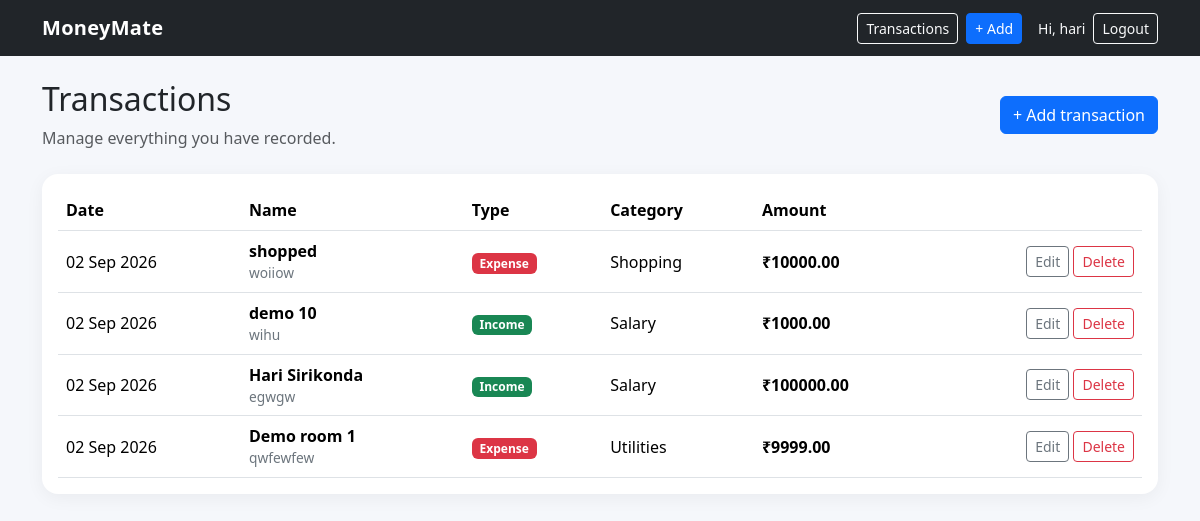
The page /transactions/ (signed in) on the database as committed earlier.
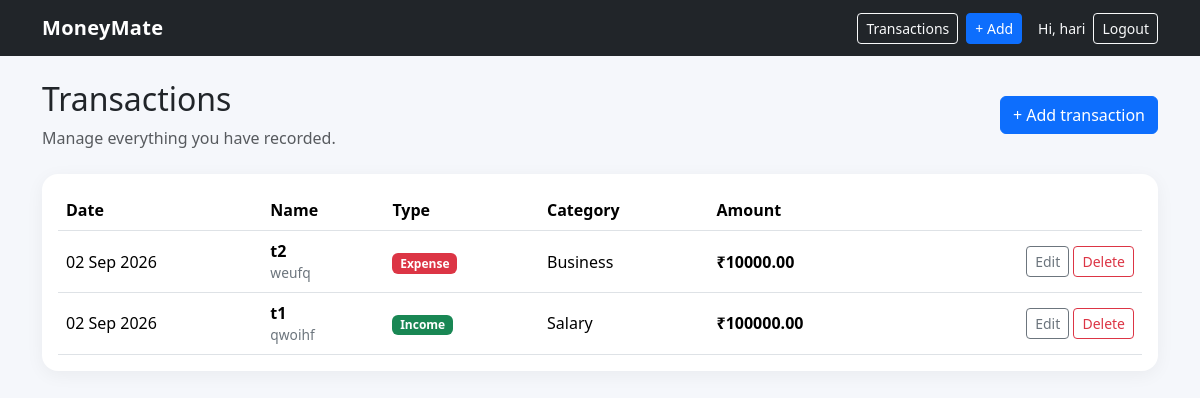
The same page on the database as committed later.
### finance/models.py (models this page shows, shortened)
class Transaction(models.Model):
    INCOME = "income"
    EXPENSE = "expense"
    TYPE_CHOICES = [
        (INCOME, "Income"),
        (EXPENSE, "Expense"),
    ]
    CATEGORY_CHOICES = [
        ("salary", "Salary"),
        ("freelance", "Freelance"),
        ("business", "Business"),
        ("investment", "Investment"),
        ("food", "Food"),
        ("transport", "Transport"),
        ("shopping", "Shopping"),
        ("rent", "Rent"),
        ("utilities", "Utilities"),
        ("health", "Health"),
        ("education", "Education"),
        ("entertainment", "Entertainment"),
        ("subscriptions", "Subscriptions"),
        ("bills", "Bills"),
        ("travel", "Travel"),
        ("family", "Family"),
        ("other", "Other"),
    ]
    id = models.UUIDField(primary_key=True, default=uuid.uuid4, editable=False)
    user = models.ForeignKey(User, on_delete=models.CASCADE, related_name="transactions")
    name = models.CharField(max_length=120)
    description = models.TextField(blank=True)
    type = models.CharField(max_length=10, choices=TYPE_CHOICES)
    category = models.CharField(max_length=30, choices=CATEGORY_CHOICES)
    amount = models.DecimalField(max_digits=12, decimal_places=2)
    date = models.DateField(default=timezone.localdate)
    class Meta:
        ordering = ["-date", "-id"]

### finance/views.py (the view)
# urls.py: path("transactions/", views.transactions, name="transactions"),
@login_required
def transactions(request):
    qs = Transaction.objects.filter(user=request.user)
    return render(request, "finance/transactions.html", {"transactions": qs})

### templates/finance/transactions.html (shortened to what this page needs)
{% extends "base.html" %}
{% block content %}
<div class="d-flex justify-content-between align-items-center mb-4">
    <div><h2>Transactions</h2><p class="text-muted mb-0">Manage everything you have recorded.</p></div>
    <a class="btn btn-primary" href="{% url 'add_transaction' %}">+ Add transaction</a>
</div>
<div class="card p-3">
<div class="table-responsive">
<table class="table table-hover align-middle mb-0">
<thead><tr><th>Date</th><th>Name</th><th>Type</th><th>Category</th><th>Amount</th><th></th></tr></thead>
<tbody>
{% for t in transactions %}
<tr>
<td>{{ t.date|date:"d M Y" }}</td>
<td><strong>{{ t.name }}</strong><div class="small-muted">{{ t.description|truncatechars:40 }}</div></td>
<td><span class="badge {% if t.type == 'income' %}text-bg-success{% else %}text-bg-danger{% endif %}">{{ t.get_type_display }}</span></td>
<td>{{ t.get_category_display }}</td>
<td class="fw-semibold">₹{{ t.amount|floatformat:2 }}</td>
<td class="text-end">
<a class="btn btn-sm btn-outline-secondary" href="{% url 'edit_transaction' t.id %}">Edit</a>
<a class="btn btn-sm btn-outline-danger" href="{% url 'delete_transaction' t.id %}">Delete</a>
</td>
</tr>
{% empty %}
<tr><td colspan="6" class="text-center py-5 text-muted">No transactions yet.</td></tr>
{% endfor %}
</tbody>
</table>
</div>
</div>
{% endblock %}

### templates/base.html (shortened to what this page needs)
<!doctype html>
<html lang="en">
<head>
    <link href="https://cdn.jsdelivr.net/npm/bootstrap@5.3.3/dist/css/bootstrap.min.css" rel="stylesheet">
</head>
<body>
<nav class="navbar navbar-expand-lg bg-dark navbar-dark">
    <div class="container">
        <a class="navbar-brand" href="{% url 'dashboard' %}">MoneyMate</a>
        {% if user.is_authenticated %}
        <div class="d-flex align-items-center gap-2">
            <a class="btn btn-outline-light btn-sm" href="{% url 'transactions' %}">Transactions</a>
            <a class="btn btn-primary btn-sm" href="{% url 'add_transaction' %}">+ Add</a>
            <span class="text-light small ms-2">Hi, {{ user.username }}</span>
            <form method="post" action="{% url 'logout' %}" class="d-inline">
                <button class="btn btn-outline-light btn-sm" type="submit">Logout</button>
            </form>
        </div>
        {% endif %}
    </div>
</nav>
<main class="container py-4">
    {% block content %}{% endblock %}
</main>
</body>
</html>

### templates/base.html (style rules this page uses)
body { background: #f5f7fb; }
.navbar-brand { font-weight: 700; letter-spacing: .3px; }
.card { border: 0; border-radius: 16px; box-shadow: 0 4px 18px rgba(0,0,0,.05); }
.small-muted { color: #6c757d; font-size: .86rem; }

Rows that differ between the two databases and show on the page:
removed Transaction: date "02 Sep 2026", name "shopped", description "woiiow", type "Expense", category "Shopping", amount "10000.00"
removed Transaction: date "02 Sep 2026", name "demo 10", description "wihu", type "Income", category "Salary", amount "1000.00"
removed Transaction: date "02 Sep 2026", name "Hari Sirikonda", description "egwgw", type "Income", category "Salary", amount "100000.00"
removed Transaction: date "02 Sep 2026", name "Demo room 1", description "qwfewfew", type "Expense", category "Utilities", amount "9999.00"
added Transaction: date "02 Sep 2026", name "t2", description "weufq", type "Expense", category "Business", amount "10000.00"
added Transaction: date "02 Sep 2026", name "t1", description "qwoihf", type "Income", category "Salary", amount "100000.00"
